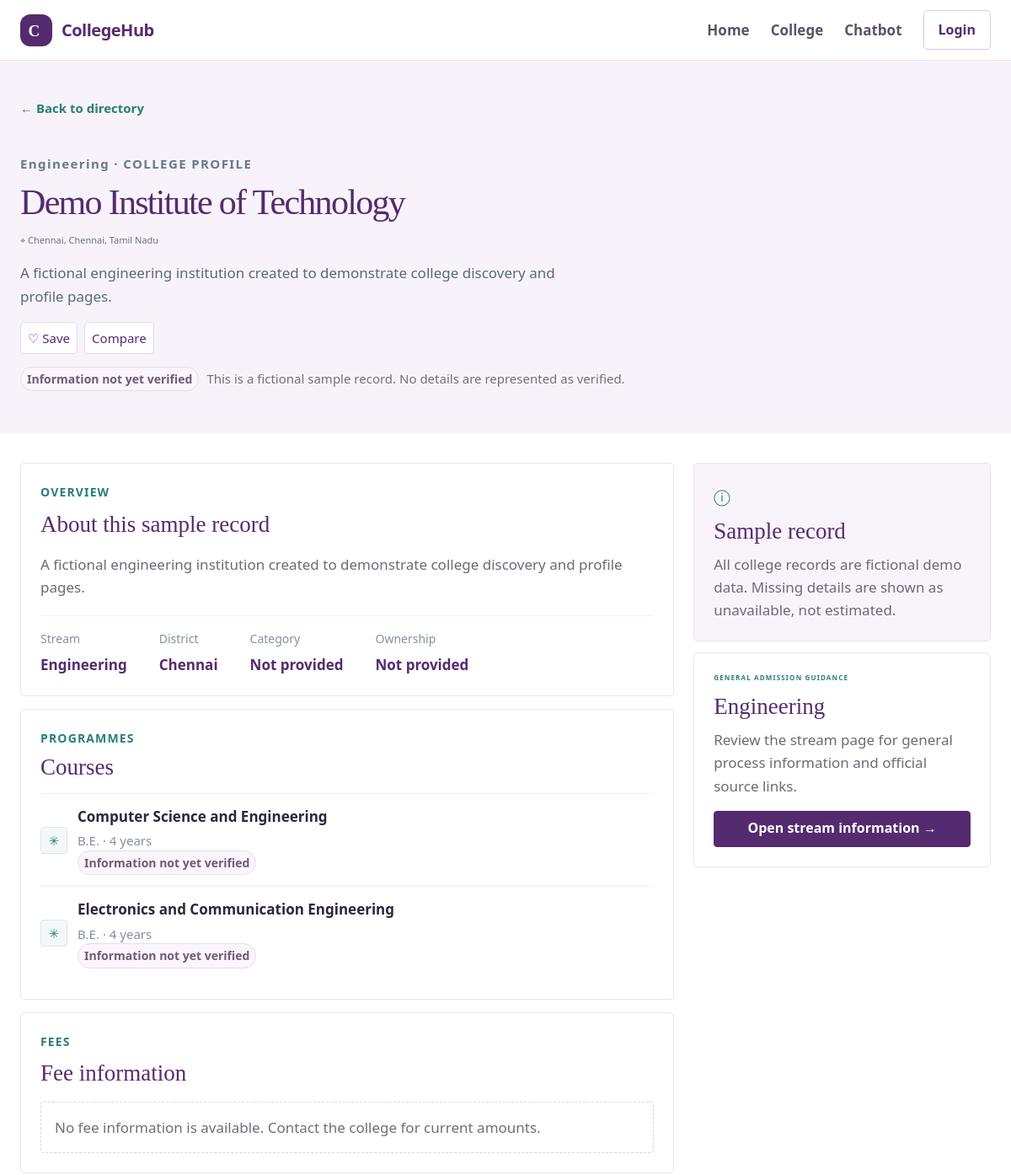
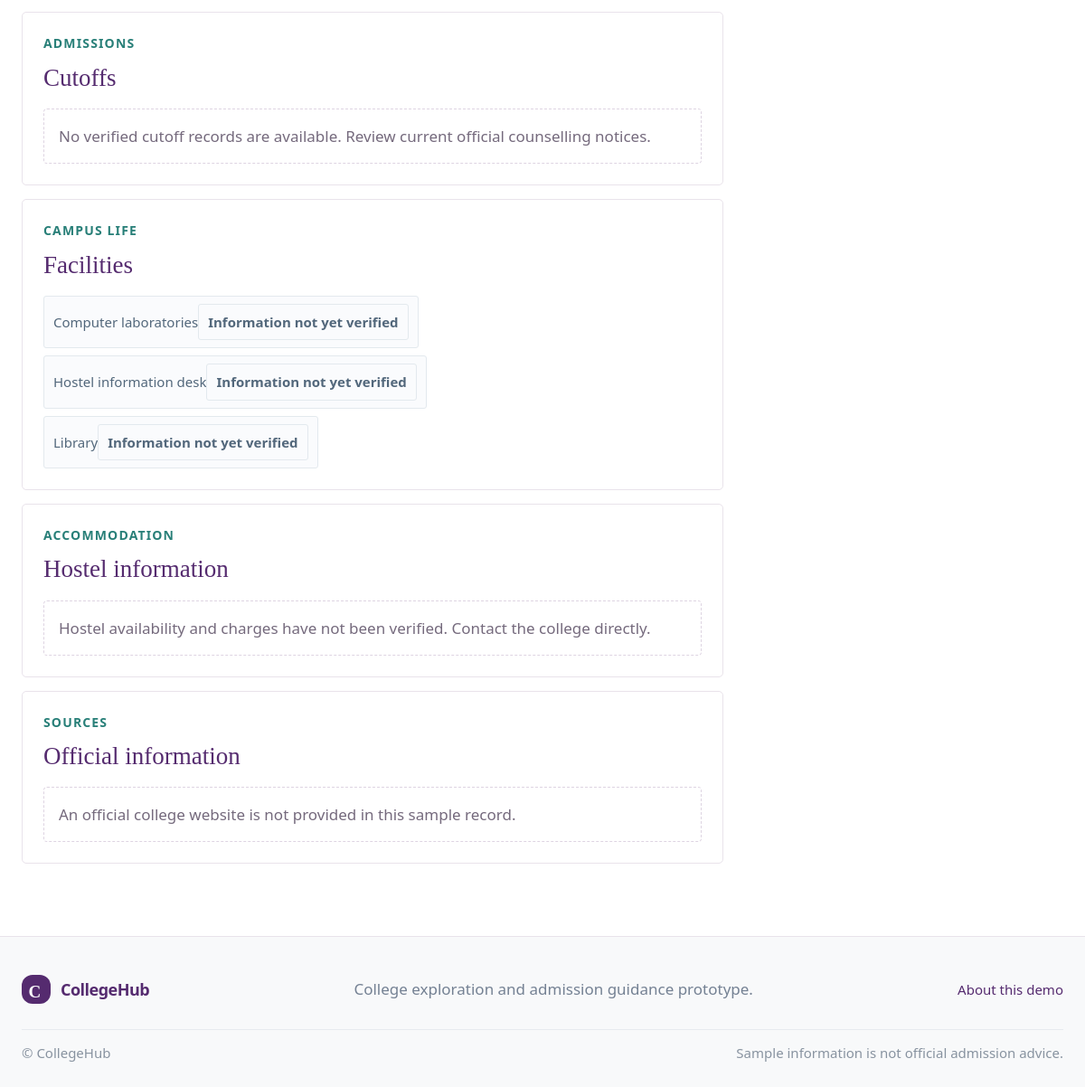
Screenshot of /colleges/1 with the database file from the repository (2 pictures, top to bottom).
### tables this page shows
CREATE TABLE streams (id INTEGER PRIMARY KEY, slug TEXT UNIQUE, name TEXT, icon TEXT);

CREATE TABLE colleges (
 id INTEGER PRIMARY KEY, stream_id INTEGER, name TEXT, city TEXT, district TEXT,
 description TEXT, featured INTEGER DEFAULT 0, category TEXT, ownership TEXT, official_website TEXT, hostel_available INTEGER, information_status TEXT NOT NULL DEFAULT 'information_not_verified', academic_year TEXT,
 FOREIGN KEY(stream_id) REFERENCES streams(id)
);

CREATE TABLE courses (id INTEGER PRIMARY KEY, college_id INTEGER, name TEXT, level TEXT, duration TEXT, academic_year TEXT, source_id INTEGER REFERENCES information_sources(id) ON DELETE SET NULL, last_verified TEXT, verification_status TEXT NOT NULL DEFAULT 'information_not_verified');

CREATE TABLE facilities (id INTEGER PRIMARY KEY, college_id INTEGER, label TEXT, academic_year TEXT, source_id INTEGER REFERENCES information_sources(id) ON DELETE SET NULL, verification_status TEXT NOT NULL DEFAULT 'information_not_verified', last_verified TEXT);

### app.py (the view)
@app.get("/colleges/<int:college_id>")
def college_detail(college_id):
    with closing(get_db()) as db:
        college = db.execute("""
            SELECT c.*, s.name AS stream_name, s.slug AS stream_slug
            FROM colleges c JOIN streams s ON s.id=c.stream_id WHERE c.id=?
        """, (college_id,)).fetchone()
        if college is None:
            abort(404)
        courses = db.execute("""
            SELECT cr.*, source.source_name, source.source_url
            FROM courses cr LEFT JOIN information_sources source ON source.id=cr.source_id
            WHERE cr.college_id=? ORDER BY cr.name
        """,
            (college_id,),
        ).fetchall()
        facilities = db.execute(
            "SELECT * FROM facilities WHERE college_id=? ORDER BY label", (college_id,)
        ).fetchall()
        fees = db.execute("""
            SELECT f.*, cr.name AS course_name FROM fee_records f
            LEFT JOIN courses cr ON cr.id=f.course_id WHERE f.college_id=? ORDER BY f.academic_year DESC
        """, (college_id,)).fetchall()
        cutoffs = db.execute("""
            SELECT ct.*, cr.name AS course_name FROM cutoff_records ct
            LEFT JOIN courses cr ON cr.id=ct.course_id WHERE ct.college_id=? ORDER BY ct.academic_year DESC
        """, (college_id,)).fetchall()
        hostels = db.execute("SELECT * FROM hostel_information WHERE college_id=? ORDER BY academic_year DESC", (college_id,)).fetchall()
        sources = db.execute("SELECT * FROM information_sources WHERE college_id=? ORDER BY id DESC", (college_id,)).fetchall()
    return render_template(
        "college_detail.html", college=college, courses=courses, facilities=facilities,
        fees=fees, cutoffs=cutoffs, hostels=hostels, sources=sources,
    )

### app.py (called while the page is built)
def get_db():
    uri = f"file:{DB_PATH.as_posix()}?mode=ro"
    conn = sqlite3.connect(uri, uri=True)
    conn.row_factory = sqlite3.Row
    conn.execute("PRAGMA foreign_keys = ON")
    return conn

@app.context_processor
def inject_globals():
    return {"site_name": "CollegeHub"}

### templates/college_detail.html (shortened to what this page needs)
{% extends "base.html" %}
{% block content %}
<section class="profile-hero"><div class="container"><a class="back-link" href="/colleges">← Back to directory</a><div class="profile-label">{{ college.stream_name }} · COLLEGE PROFILE</div><h1>{{ college.name }}</h1><p class="profile-location">⌖ {{ college.city }}, {{ college.district }}, Tamil Nadu</p><p class="profile-description">{{ college.description }}</p><div class="profile-actions"><button type="button" class="favorite-toggle" data-favorite-id="{{ college.id }}" aria-pressed="false">♡ Save college</button><button type="button" class="compare-toggle" data-compare-id="{{ college.id }}">Add to compare</button></div><div class="profile-status">{% with status=college.information_status %}{% include 'status_badge.html' %}{% endwith %}<span>This is a fictional sample record. No details are represented as verified.</span></div></div></section>
<section class="container profile-layout">
  <div class="profile-main">
    <section class="panel" id="overview"><div class="eyebrow">OVERVIEW</div><h2>About this sample record</h2><p class="overview-copy">{{ college.description }}</p><div class="profile-facts"><span><small>Stream</small><strong>{{ college.stream_name }}</strong></span><span><small>District</small><strong>{{ college.district }}</strong></span><span><small>Category</small><strong>{{ college.category or 'Not provided' }}</strong></span><span><small>Ownership</small><strong>{{ college.ownership or 'Not provided' }}</strong></span></div></section>
    <section class="panel" id="courses"><div class="panel-heading"><div><div class="eyebrow">PROGRAMMES</div><h2>Courses</h2></div></div>{% if courses %}<div class="course-list">{% for course in courses %}<div class="course-row"><span class="course-icon">✳</span><div><strong>{{ course.name }}</strong><small>{{ course.level or 'Level not provided' }}{% if course.duration %} · {{ course.duration }}{% endif %}</small>{% with status=course.verification_status %}{% include 'status_badge.html' %}{% endwith %}</div></div>{% endfor %}</div>{% else %}<p class="empty-info">No courses are listed for this sample record.</p>{% endif %}</section>
    <section class="panel" id="fees"><div class="eyebrow">FEES</div><h2>Fee information</h2>{% if fees %}{% for fee in fees %}<div class="data-row"><strong>{{ fee.fee_type or 'Fee' }}{% if fee.course_name %} · {{ fee.course_name }}{% endif %}</strong><span>{{ fee.amount if fee.amount is not none else 'Amount not provided' }} · {{ fee.academic_year or 'Academic year not provided' }}</span>{% with status=fee.verification_status %}{% include 'status_badge.html' %}{% endwith %}</div>{% endfor %}{% else %}<p class="empty-info">No fee information is available. Contact the college for current amounts.</p>{% endif %}</section>
    <section class="panel" id="cutoffs"><div class="eyebrow">ADMISSIONS</div><h2>Cutoffs</h2>{% if cutoffs %}{% for cutoff in cutoffs %}<div class="data-row"><strong>{{ cutoff.course_name or 'Course not specified' }} · {{ cutoff.quota or 'Quota not specified' }}</strong><span>{{ cutoff.cutoff_value or 'Value not provided' }} · {{ cutoff.academic_year or 'Academic year not provided' }}</span>{% with status=cutoff.verification_status %}{% include 'status_badge.html' %}{% endwith %}</div>{% endfor %}{% else %}<p class="empty-info">No verified cutoff records are available. Review current official counselling notices.</p>{% endif %}</section>
    <section class="panel" id="facilities"><div class="eyebrow">CAMPUS LIFE</div><h2>Facilities</h2>{% if facilities %}<div class="facility-list">{% for facility in facilities %}<span>{{ facility.label }}{% with status=facility.verification_status %}{% include 'status_badge.html' %}{% endwith %}</span>{% endfor %}</div>{% else %}<p class="empty-info">No facility information is listed for this sample record.</p>{% endif %}</section>
    <section class="panel" id="hostel"><div class="eyebrow">ACCOMMODATION</div><h2>Hostel information</h2>{% if hostels %}{% for hostel in hostels %}<div class="data-row"><p>{{ hostel.details or 'Details not provided' }}</p><span>{{ hostel.academic_year or 'Academic year not provided' }}</span>{% with status=hostel.verification_status %}{% include 'status_badge.html' %}{% endwith %}</div>{% endfor %}{% else %}<p class="empty-info">Hostel availability and charges have not been verified. Contact the college directly.</p>{% endif %}</section>
    <section class="panel" id="sources"><div class="eyebrow">SOURCES</div><h2>Official information</h2>{% if college.official_website %}<a class="source-link" href="{{ college.official_website }}" target="_blank" rel="noopener noreferrer">Visit college website ↗</a>{% else %}<p class="empty-info">An official college website is not provided in this sample record.</p>{% endif %}</section>
  </div>
  <aside class="profile-side"><div class="notice-card"><span class="notice-icon">ⓘ</span><h2>Sample record</h2><p>All college records are fictional demo data. Missing details are shown as unavailable, not estimated.</p></div><div class="side-card"><div class="eyebrow">GENERAL ADMISSION GUIDANCE</div><h2>{{ college.stream_name }}</h2><p>Review the stream page for general process information and official source links.</p><a class="button-primary full" href="/college/{{ college.stream_slug }}">Open stream information →</a></div></aside>
</section>
{% endblock %}

### templates/base.html (shortened to what this page needs)
<!doctype html>
<html lang="en">
<head>
  <link rel="stylesheet" href="{{ url_for('static', filename='css/style.css') }}">
</head>
<body>
<header class="topbar">
  <a class="brand" href="/" aria-label="CollegeHub home">
    <span class="brand-mark" aria-hidden="true">C</span><span class="brand-name">CollegeHub</span>
  </a>
  <nav class="nav-links" id="primaryNav" aria-label="Main navigation">
    <a href="/">Home</a>
    <a href="/college">College</a>
    <a href="/chat">Chatbot</a>
    <a class="nav-login" href="/login">Login</a>
  </nav>
</header>
<main>{% block content %}{% endblock %}</main>
<footer class="footer">
  <div class="footer-main">
    <a class="brand footer-brand" href="/" aria-label="CollegeHub home"><span class="brand-mark" aria-hidden="true">C</span><span class="brand-name">CollegeHub</span></a>
    <p>College exploration and admission guidance prototype.</p>
    <a class="footer-about" href="/about">About this demo</a>
  </div>
  <div class="footer-meta"><span>© CollegeHub</span><span>Sample information is not official admission advice.</span></div>
</footer>
</body>
</html>

### templates/status_badge.html
<span class="status-badge status-{{ status }}">
  {% if status == 'verified' %}Verified
  {% elif status == 'pending_verification' %}Pending verification
  {% elif status == 'outdated' %}Outdated
  {% else %}Information not yet verified{% endif %}
</span>

### rows the page displays
streams: stream_name "Engineering"
colleges: name "Demo Institute of Technology", city "Chennai", district "Chennai", description "A fictional engineering institution created to demonstrate college discovery and profile pages."
courses: name "Computer Science and Engineering", level "B.E.", duration "4 years", shows "Information not yet verified"
courses: name "Electronics and Communication Engineering", level "B.E.", duration "4 years", shows "Information not yet verified"
facilities: label "Computer laboratories", shows "Information not yet verified"
facilities: label "Hostel information desk", shows "Information not yet verified"
facilities: label "Library", shows "Information not yet verified"

### other values shown
{{ college.category or 'Not provided' }} "Not provided"
{{ college.ownership or 'Not provided' }} "Not provided"
